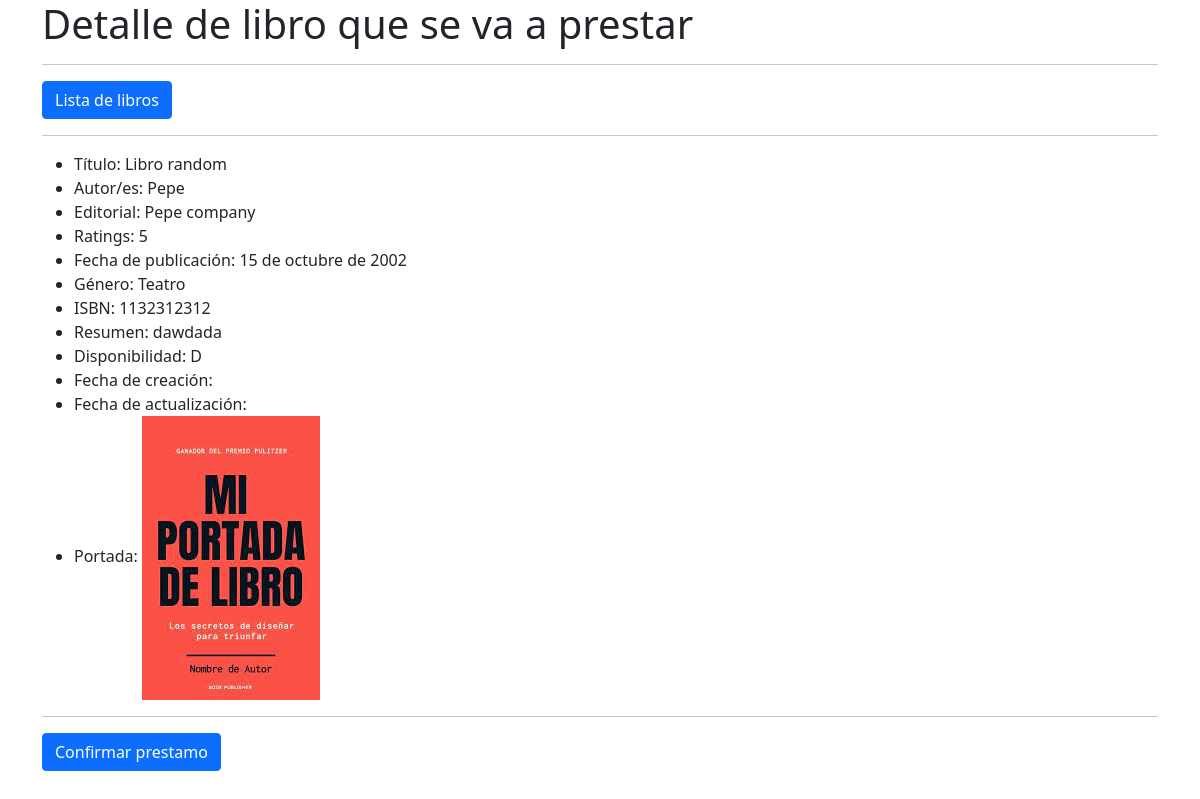
The app's page /loan/9/ (signed in) with its own data.
### biblioteca/models.py (models this page shows, shortened)
class Libro(models.Model):
    titulo = models.CharField(max_length=100)
    autores = models.ManyToManyField(Autor)
    editorial = models.ForeignKey(Editorial, on_delete=models.CASCADE)
    rating = models.PositiveIntegerField(validators=[MaxValueValidator(5)])
    fecha_publicacion = models.DateField()
    GENEROS = (
        ('Novela', 'Novela'),
        ('Cuento', 'Cuento'),
        ('Poesia', 'Poesia'),
        ('Teatro', 'Teatro'),
        ('Otros', 'Otros'),
    )
    genero = models.CharField(max_length=10, choices=GENEROS)
    isbn = models.IntegerField(max_length=13)
    resumen = models.TextField()
    portada = models.ImageField(upload_to='portadas/', null=True, blank=True) #Necesita Pillow
    DISPONIBILIDAD = (
        ('D', 'Disponible'),
        ('P', 'Prestado'),
        ('E', 'En proceso de prestamo'),
    )
    disponibilidad = models.CharField(max_length=1, choices=DISPONIBILIDAD)
    created_at = models.DateTimeField(auto_now_add=True)
    updated_at = models.DateTimeField(auto_now=True)

class Autor(models.Model):
    nombre = models.CharField(max_length=100)
    biografia = models.TextField()
    foto = models.ImageField(upload_to='autores/', null=True, blank=True) #Necesita Pillow

class Editorial(models.Model):
    nombre = models.CharField(max_length=100)
    direccion = models.TextField(max_length=200)
    sitio_web = models.URLField()
    def __str__(self):
        return self.nombre

### biblioteca/views.py (the view, shortened to what this page needs)
# urls.py: path('loan/<int:pk>/', LibroLoanView.as_view(), name='libro_loan'),
class LibroLoanView(LoginRequiredMixin, View):
    def get(self, request, pk):
        libro = Libro.objects.get(id=pk) #dentro del get, pk es el parametro que le pasamos en la url e id es el campo de la base de datos
        return render(request, 'biblioteca/libro_loan.html', {'libro': libro})

### biblioteca/templates/biblioteca/libro_loan.html (shortened to what this page needs)
<!DOCTYPE html>
<html lang="es">
    <head>
        <link rel="stylesheet" href="https://stackpath.bootstrapcdn.com/bootstrap/5.0.0-alpha1/css/bootstrap.min.css">
    </head>
    <body>
        <div class="container">
            <div class="row">
                <div class="col">
                    <h1>Detalle de libro que se va a prestar</h1>
                    <hr>
                    <a href="{% url 'libro_list' %}" class="btn btn-primary">Lista de libros</a>
                    <hr>
                    <ul>
                        <li>Título: {{ libro.titulo }}</li>
                        <li>Autor/es:
                            {% for autor in libro.autores.all %}
                                {{ autor.nombre }}{% if not forloop.last %}, {% endif %}
                            {% endfor %}
                        </li>
                        <li>Editorial: {{ libro.editorial }}</li>
                        <li>Ratings: {{ libro.rating }}</li>
                        <li>Fecha de publicación: {{ libro.fecha_publicacion }}</li>
                        <li>Género: {{ libro.genero }}</li>
                        <li>ISBN: {{ libro.isbn }}</li>
                        <li>Resumen: {{ libro.resumen }}</li>
                        <li>Disponibilidad: {{ libro.disponibilidad }}</li>
                        <li>Fecha de creación: {{ libro.created_date }}</li>
                        <li>Fecha de actualización: {{ libro.updated_date }}</li>
                        {% if libro.portada %}
                            <li>Portada: <img src="{{ libro.portada.url }}" alt="Foto {{ libro.titulo }}"></li>
                        {% else %}
                            <li>Portada: No hay portada</li>
                        {% endif %}
                    </ul>
                    <hr>
                    <form action="{% url 'libro_loan' libro.id %}" method="POST">
                        <input type="submit" value="Confirmar prestamo" class="btn btn-primary">
                    </form>
                </div>
            </div>
        </div>
    </body>
</html>

### records on screen
Libro: titulo "Libro random", editorial "Pepe company", rating "5", fecha_publicacion "15 de octubre de 2002", genero "Teatro", isbn "1132312312", resumen "dawdada", disponibilidad "D", portada (picture)
Autor: nombre "Pepe"
